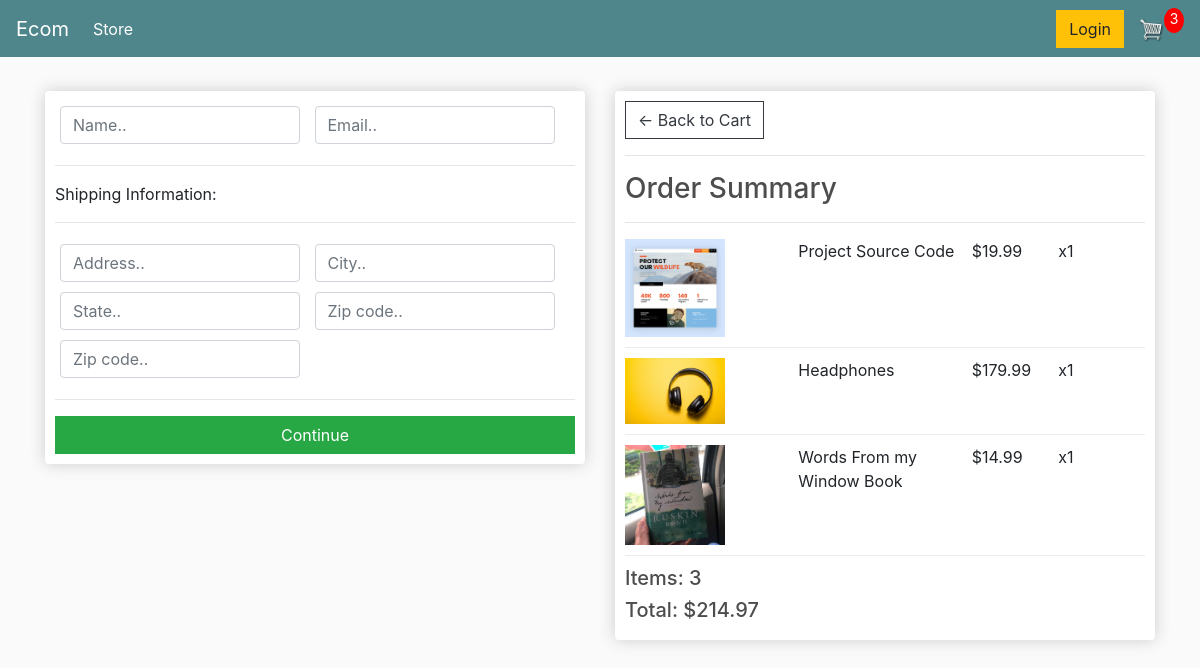
Screenshot of /checkout/ (signed in) with the database file from the repository.
### store/models.py (models this page shows, shortened)
class OrderItem(models.Model):
    product =  models.ForeignKey(Product,on_delete=models.SET_NULL,null=True,blank=True)
    order = models.ForeignKey(Order,on_delete=models.SET_NULL,null=True)
    quantity = models.IntegerField(default=0 , null=True , blank=True)
    date_added = models.DateTimeField(auto_now_add=True)
    @property
    def get_total(self):
        total = self.product.price * self.quantity
        return total

class Product(models.Model):
    name = models.CharField(max_length=200,null=True)
    price = models.FloatField()
    digital = models.BooleanField(default=False,null=True,blank=False)
    image = models.ImageField(null=True,blank=True)
    @property
    def imageURL(self):
        try:
            url = self.image.url
        except:
            url = ''
        return url

class Order(models.Model):
    customer = models.ForeignKey(Customer,on_delete=models.SET_NULL,null=True,blank=True)
    date_ordered = models.DateTimeField(auto_now_add=True)
    complete = models.BooleanField(default=False, null=True,blank=True)
    transaction_id = models.CharField(max_length=200,null=True)
    @property
    def shipping(self):
        shipping =  False
        orderitems = self.orderitem_set.all()
        for i in orderitems:
            if i.product.digital == False:
                shipping = True
        return shipping
    @property
    def get_cart_total(self):
        orderitems = self.orderitem_set.all()
        total = sum([item.get_total for item in orderitems])
        return total
    @property
    def get_cart_items(self):
        orderitems = self.orderitem_set.all()
        total = sum([item.quantity for item in orderitems])
        return total

### store/views.py (the view)
# urls.py: path('checkout/', views.checkout,name='checkout'),
def checkout(request):
    if request.user.is_authenticated:
        customer = request.user.customer
        order, created = Order.objects.get_or_create(customer=customer, complete = False)
        items = order.orderitem_set.all()
        cartItems = order.get_cart_items
    else:
        item =[]
        order = {'get_cart_total':0 , 'get_cart_items':0,'shipping':False}
        cartItems = order['get_cart_items']
    context = {'items':items,'order':order, 'cartItems':cartItems}
    return render(request,'checkout.html',context)

### templates/checkout.html (shortened to what this page needs)
{% extends 'store/main.html' %}
{% load static %}
{% block content %}
     <div class="row">
		<div class="col-lg-6">
			<div class="box-element" id="form-wrapper">
				<form id="form">
					<div id="user-info">
						<div class="form-field">
							<input required class="form-control" type="text" name="name" placeholder="Name..">
						</div>
						<div class="form-field">
							<input required class="form-control" type="email" name="email" placeholder="Email..">
						</div>
					</div>
					<div id="shipping-info">
						<hr>
						<p>Shipping Information:</p>
						<hr>
						<div class="form-field">
							<input class="form-control" type="text" name="address" placeholder="Address..">
						</div>
						<div class="form-field">
							<input class="form-control" type="text" name="city" placeholder="City..">
						</div>
						<div class="form-field">
							<input class="form-control" type="text" name="state" placeholder="State..">
						</div>
						<div class="form-field">
							<input class="form-control" type="text" name="zipcode" placeholder="Zip code..">
						</div>
						<div class="form-field">
							<input class="form-control" type="text" name="country" placeholder="Zip code..">
						</div>
					</div>
					<hr>
					<input id="form-button" class="btn btn-success btn-block" type="submit" value="Continue">
				</form>
			</div>
			<br>
		</div>
		<div class="col-lg-6">
			<div class="box-element">
				<a  class="btn btn-outline-dark" href="{% url 'cart' %}">&#x2190; Back to Cart</a>
				<hr>
				<h3>Order Summary</h3>
				<hr>
				{% for item in items %}
				<div class="cart-row">
					<div style="flex:2"><img class="row-image" src="{{item.product.imageURL}}"></div>
					<div style="flex:2"><p>{{item.product.name}}</p></div>
					<div style="flex:1"><p>${{item.product.price|floatformat:2}}</p></div>
					<div style="flex:1"><p>x{{item.quantity}}</p></div>
				</div>
				{% endfor %}
				<h5>Items:   {{order.get_cart_items}}</h5>
				<h5>Total:   ${{order.get_cart_total|floatformat:2}}</h5>
			</div>
		</div>
	</div>
{% endblock content %}

### store/static/css/main.css (style rules this page uses)
body { background-color: hsl(0, 0%, 98%); }
h1, h2, h3, h4, h5, h6 { color: hsl(0, 0%, 30%); }
.box-element { box-shadow: hsl(0, 0%, 80%) 0 0 16px; background-color: #fff; border-radius: 4px; padding: 10px; }
.col-lg-4, .col-lg-6, .col-lg-8, .col-lg-12 { margin-top: 10px; }
.btn { border-radius: 0; }
.row-image { width: 100px; }
.form-field { width: 250px; display: inline-block; padding: 5px; }
.cart-row { display: flex; align-items: flex-stretch; padding-bottom: 10px; margin-bottom: 10px; border-bottom: 1px solid #ececec; }

### rows the page displays
OrderItem: product.imageURL (picture), product.name "Project Source Code", product.price "19.99", quantity "1"
OrderItem: product.imageURL (picture), product.name "Headphones", product.price "179.99", quantity "1"
OrderItem: product.imageURL (picture), product.name "Words From my Window Book", product.price "14.99", quantity "1"
Order: get_cart_items "3", get_cart_total "214.97"

### other values shown
{{ cartItems }} "3"
